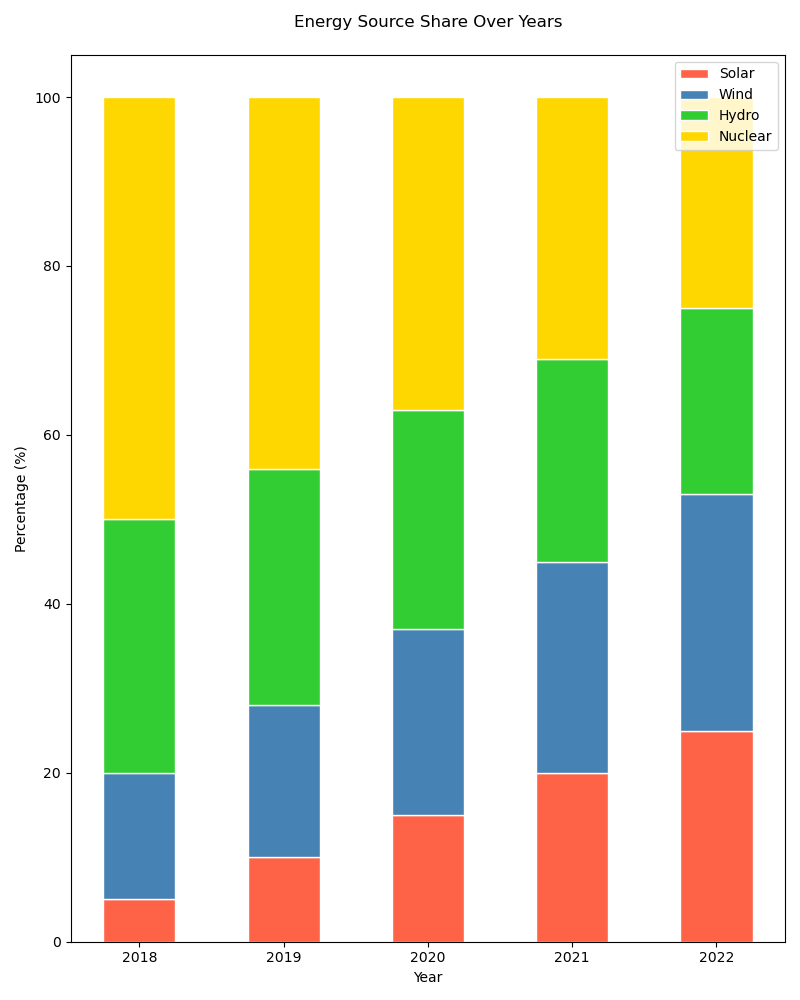

This figure's Python source:

import seaborn as sns
import matplotlib.pyplot as plt
import pandas as pd

data = {
    'Year': [2018, 2019, 2020, 2021, 2022],
    'Solar': [5, 10, 15, 20, 25],
    'Wind': [15, 18, 22, 25, 28],
    'Hydro': [30, 28, 26, 24, 22],
    'Nuclear': [50, 44, 37, 31, 25]
}
df = pd.DataFrame(data)

df_pct = df.set_index('Year').apply(lambda x: x / x.sum() * 100, axis=1).reset_index()

fig, ax = plt.subplots(figsize=(8, 10))

colors = ['#FF6347', '#4682B4', '#32CD32', '#FFD700']

bottom = pd.Series([0] * len(df_pct))
for i, col in enumerate(df.columns[1:]):
    ax.bar(
        df_pct['Year'],
        df_pct[col],
        bottom=bottom,
        color=colors[i],
        edgecolor='white',
        width=0.5,
    )
    bottom += df_pct[col]

ax.set_xlabel('Year')
ax.set_ylabel('Percentage (%)')
plt.title('Energy Source Share Over Years', pad=20)

ax.set_xticks(df_pct['Year'])
ax.set_xticklabels(df_pct['Year'], rotation=0)
ax.legend(df.columns[1:], loc='upper right')

plt.tight_layout()
plt.show()
